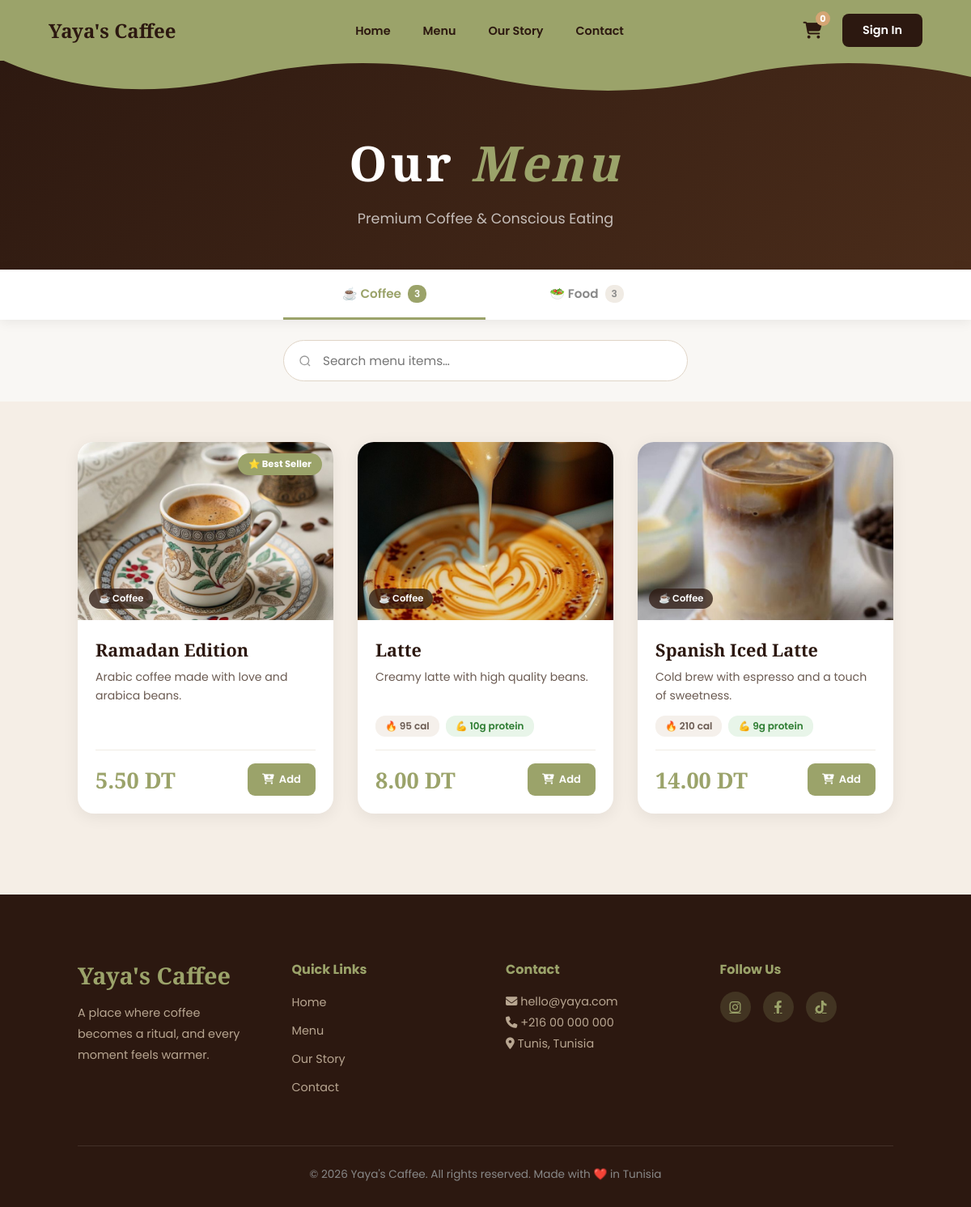
Page /menu.php on the committed database.
### tables this page shows
CREATE TABLE `menu_items` (
  `id` int(11) NOT NULL,
  `name` varchar(100) NOT NULL,
  `category` enum('coffee','food') NOT NULL,
  `price` decimal(6,2) NOT NULL,
  `description` text DEFAULT NULL,
  `calories` int(11) DEFAULT 0,
  `protein` int(11) DEFAULT 0,
  `is_best_seller` tinyint(1) DEFAULT 0,
  `image_path` varchar(255) DEFAULT NULL,
  `created_at` timestamp NOT NULL DEFAULT current_timestamp()
);

### includes/auth.php (called while the page is built, shortened)
<?php
function isLoggedIn(): bool {
    return isset($_SESSION['user_id']);
}

### menu.php (the view, shortened to what this page needs)
<?php
require_once 'includes/db.php';
require_once 'includes/auth.php';
$coffees = $pdo->query("SELECT * FROM menu_items WHERE category = 'coffee' ORDER BY is_best_seller DESC, name ASC")->fetchAll();
$foods   = $pdo->query("SELECT * FROM menu_items WHERE category = 'food'   ORDER BY is_best_seller DESC, name ASC")->fetchAll();
?>
<!DOCTYPE html>
<html lang="en">
<head>
  <link rel="stylesheet" href="https://cdnjs.cloudflare.com/ajax/libs/font-awesome/6.4.0/css/all.min.css">
</head>
<body>
<nav class="navbar">
  <div class="nav-inner">
    <a href="index.html" class="logo">Yaya's Caffee</a>
    <ul class="nav-links">
      <li><a href="index.php">Home</a></li>
      <li><a href="menu.php">Menu</a></li>
      <li><a href="dream.html">Our Story</a></li>
      <li><a href="contact.php">Contact</a></li>
    </ul>
    <div class="nav-right">
      <a href="cart.php" class="cart-icon">
        <i class="fa-solid fa-cart-shopping"></i>
        <span class="cart-count" id="cart-count">0</span>
      </a>
      <?php if(isLoggedIn()): ?>
        <span style="color:#2c1810;font-weight:600;font-size:0.9rem;">
           <?= htmlspecialchars($_SESSION['first_name']) ?>
        </span>
        <?php if(isAdmin()): ?>
          <a href="<?= BASE_URL ?>admin/dashboard.php" class="btn-signin" style="background:#9ba36a;">
            <i class="fas fa-cog"></i> Admin
          </a>
        <?php endif; ?>
        <a href="<?= BASE_URL ?>api/signout.php" class="btn-signin">Sign Out</a>
      <?php else: ?>
        <a href="signin.html" class="btn-signin">Sign In</a>
      <?php endif; ?>
    </div>
  </div>
  <svg class="navbar-wave" viewBox="0 0 1440 45" xmlns="http://www.w3.org/2000/svg" preserveAspectRatio="none">
    <path d="M0,0 C120,45 240,45 360,22 S600,0 720,22 S960,45 1080,22 S1320,0 1440,22 L1440,0 L0,0 Z" fill="#9ba36a"/>
  </svg>
</nav>
<div class="menu-hero">
  <h1>Our <em>Menu</em></h1>
  <p class="menu-subtitle">Premium Coffee & Conscious Eating</p>
</div>
<div class="tabs-wrapper">
  <div class="tabs-container">
    <button class="tab active" onclick="switchTab('coffee', this)">
      ☕ Coffee <span class="count"><?= count($coffees) ?></span>
    </button>
    <button class="tab" onclick="switchTab('food', this)">
      🥗 Food <span class="count"><?= count($foods) ?></span>
    </button>
  </div>
</div>
<div class="search-bar">
  <input type="text" class="search-input" id="search-input"
    placeholder="Search menu items…" oninput="filterCards(this.value)">
</div>
<section class="menu-section">
  <div class="tab-content active" id="tab-coffee">
    <div class="menu-grid">
      <?php if(empty($coffees)): ?>
        <div class="empty-state">
          <i class="fas fa-mug-hot"></i>No coffee items yet.
        </div>
      <?php else: ?>
        <?php foreach($coffees as $item): ?>
        <div class="menu-card" data-name="<?= strtolower(htmlspecialchars($item['name'])) ?>">
          <div class="card-image">
            <?php if($item['image_path']): ?>
              <img src="<?= BASE_URL . htmlspecialchars($item['image_path']) ?>" alt="<?= htmlspecialchars($item['name']) ?>" loading="lazy">
            <?php else: ?>
              <div class="no-image">☕</div>
            <?php endif; ?>
            <?php if($item['is_best_seller']): ?><span class="badge best-seller">⭐ Best Seller</span><?php endif; ?>
            <span class="card-category-tag">☕ Coffee</span>
          </div>
          <div class="card-body">
            <h3><?= htmlspecialchars($item['name']) ?></h3>
            <p><?= htmlspecialchars($item['description'] ?: 'A perfect cup crafted with premium beans.') ?></p>
            <?php if($item['calories'] > 0 || $item['protein'] > 0): ?>
            <div class="nutrition">
              <?php if($item['calories'] > 0): ?><span class="pill">🔥 <?= $item['calories'] ?> cal</span><?php endif; ?>
              <?php if($item['protein'] > 0): ?><span class="pill protein">💪 <?= $item['protein'] ?>g protein</span><?php endif; ?>
            </div>
            <?php endif; ?>
            <div class="card-footer">
              <span class="price"><?= number_format($item['price'],2) ?> DT</span>
              <button class="btn-cart" onclick="addToCart(<?= $item['id'] ?>, '<?= htmlspecialchars($item['name'],ENT_QUOTES) ?>', <?= $item['price'] ?>, this)">
                <i class="fas fa-cart-plus"></i> Add
              </button>
            </div>
          </div>
        </div>
        <?php endforeach; ?>
      <?php endif; ?>
    </div>
  </div>
</section>
<footer class="footer">
  <div class="footer-container">
    <div class="footer-col">
      <h3 class="footer-logo">Yaya's Caffee</h3>
      <p>A place where coffee becomes a ritual, and every moment feels warmer.</p>
    </div>
    <div class="footer-col">
      <h4>Quick Links</h4>
      <ul>
        <li><a href="index.html">Home</a></li>
        <li><a href="menu.php">Menu</a></li>
        <li><a href="dream.html">Our Story</a></li>
        <li><a href="contact.php">Contact</a></li>
      </ul>
    </div>
    <div class="footer-col">
      <h4>Contact</h4>
      <p><i class="fas fa-envelope"></i> hello@yaya.com</p>
      <p><i class="fas fa-phone"></i> +216 00 000 000</p>
      <p><i class="fas fa-map-marker-alt"></i> Tunis, Tunisia</p>
    </div>
    <div class="footer-col">
      <h4>Follow Us</h4>
      <div class="social-icons">
        <a href="#"><i class="fab fa-instagram"></i></a>
        <a href="#"><i class="fab fa-facebook-f"></i></a>
        <a href="#"><i class="fab fa-tiktok"></i></a>
      </div>
    </div>
  </div>
  <div class="footer-bottom">
    <p>© 2026 Yaya's Caffee. All rights reserved. Made with ❤️ in Tunisia</p>
  </div>
</footer>
</body>
</html>

### rows in the picture
menu_items: image_path (picture), is_best_seller "⭐ Best Seller", name "Ramadan Edition", description "Arabic coffee made with love and arabica beans.", price "5.50"
menu_items: image_path (picture), name "Latte", description "Creamy latte with high quality beans.", calories "95", protein "10", price "8.00"
menu_items: image_path (picture), name "Spanish Iced Latte", description "Cold brew with espresso and a touch of sweetness.", calories "210", protein "9", price "14.00"

### other values in the picture
count($coffees) "3"
count($foods) "3"
